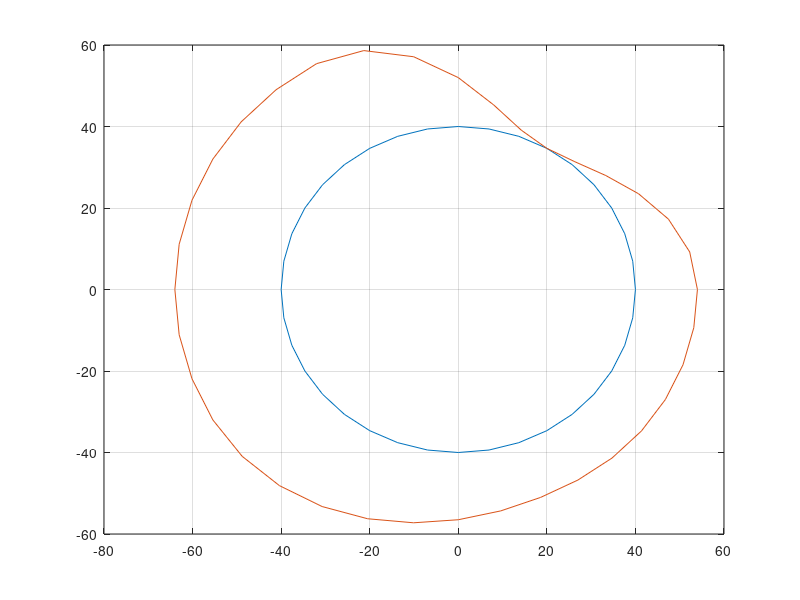

Recreate this plot in MATLAB.
clc
close all
clear all

rb=40;
rad=pi/180;
grados=180/pi;
w=150;
y=0:36;

theta=(0:10:360)*rad;
h=24;
B=60*rad;
for n=1:7
y(n)=(h/2)*(1-cos(pi*theta(n)/B));
end

for n=8:16
y(n)=h;
end

h=10;
B=90*rad;
theta=(0:10:360)*rad-(pi*15/18);
for n=17:25
y(n)=(h/2)*(1+cos(pi*theta(n)/B))+14;
end

for n=26:31
y(n)=14;
end

h=14;
B=60*rad;
theta=(0:10:360)*rad-(pi*30/18);
for n=32:37
y(n)=(h/2)*(1+cos(pi*theta(n)/B));
end


plot(0:10:360,y)



xp=0:36;
yp=0:36;

for n=1:37
xp(n)=rb*cos(theta(n));
yp(n)=rb*sin(theta(n));
end

plot(xp,yp)
hold on
grid on

r=y+rb;
xp=0:36;
yp=0:36;

for n=1:37
xp(n)=r(n)*cos(theta(n));
yp(n)=r(n)*sin(theta(n));
end

plot(xp,yp)
